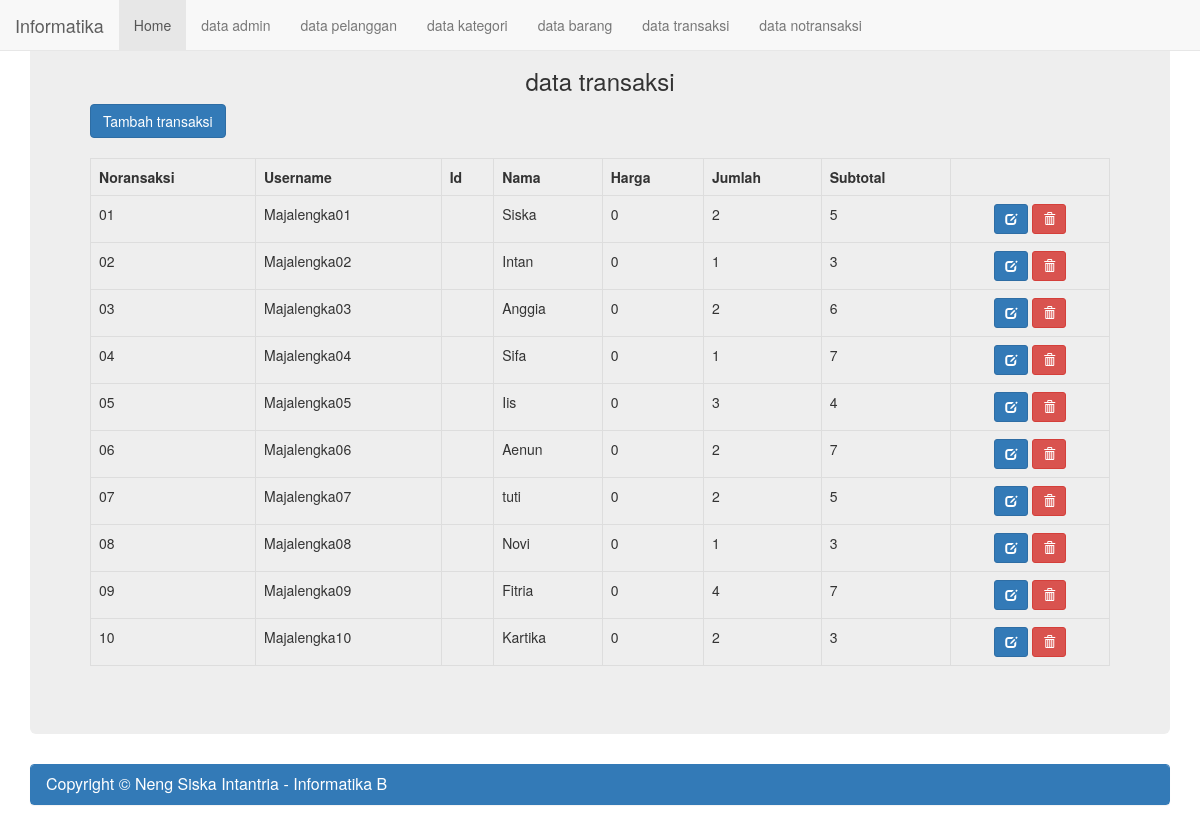
/db_toko_online/index.php?halaman=transaksi, run on the app's committed database.
### tables this page shows
CREATE TABLE IF NOT EXISTS `data_transaksi` (
  `Notransaksi` varchar(25) NOT NULL,
  `Username` varchar(20) NOT NULL,
  `Id_Transaksi` int(11) NOT NULL,
  `Nama` varchar(50) NOT NULL,
  `Harga` int(20) NOT NULL,
  `Jumlah` int(10) NOT NULL,
  `Subtotal` int(15) NOT NULL
);

### db_toko_online/transaksi.php (the view, shortened to what this page needs)
<?php
include("koneksi.php");
?>
<h3 align="center">data transaksi</h3>
<a href="?halaman=tambah transaksi" class="btn btn-primary" btn-sm">Tambah transaksi</a><br/><br />
<div class="table-responsive">
<table class="table table-bordered table-hover">
	<tr>
		<th>Noransaksi</th>
		<th>Username</th>
		<th>Id</th>
		<th>Nama</th>
		<th>Harga</th>
		<th>Jumlah</th>
		<th>Subtotal</th>
	</tr>
<?php
	$query=("SELECT * FROM data_transaksi");
	$lihat=mysqli_query($koneksi, $query) or die('Error, query failed. ' .mysqli_error());
	while($r=mysqli_fetch_array($lihat)){
?>
	<tr>
		<td><?php echo"$r[Notransaksi]";?></td>
		<td><?php echo"$r[Username]";?></td>
		<td><?php echo"$r[Id]";?></td>
		<td><?php echo"$r[Nama]";?></td>
		<td><?php echo"$r[Harga]";?></td>
		<td><?php echo"$r[Jumlah]";?></td>
		<td><?php echo"$r[Subtotal]";?></td>
		<td align="center">
			<a href="?halaman=transaksi_edit&id=<?php echo"$r[Notransaksi]";?>"title="Edit Data"
			class="btn btn-primary btn-sm"><span class="glyphicon glyphicon-edit" aria-hidden="true"></span></a>
			<a href="?halaman-transaksi_delete&id=<?php echo"$r[Username]";?>" title="Hapus Data"
			class="btn btn-danger btn-sm"><span class="glyphicon glyphicon-trash" aria-hidden="true"></span></a>
	</tr>
<?php
}?>
</table>
</div>

### data on the page
data_transaksi: Notransaksi "01", Username "Majalengka01", Nama "Siska", Harga "0", Jumlah "2", Subtotal "5"
data_transaksi: Notransaksi "02", Username "Majalengka02", Nama "Intan", Harga "0", Jumlah "1", Subtotal "3"
data_transaksi: Notransaksi "03", Username "Majalengka03", Nama "Anggia", Harga "0", Jumlah "2", Subtotal "6"
data_transaksi: Notransaksi "04", Username "Majalengka04", Nama "Sifa", Harga "0", Jumlah "1", Subtotal "7"
data_transaksi: Notransaksi "05", Username "Majalengka05", Nama "Iis", Harga "0", Jumlah "3", Subtotal "4"
data_transaksi: Notransaksi "06", Username "Majalengka06", Nama "Aenun", Harga "0", Jumlah "2", Subtotal "7"
data_transaksi: Notransaksi "07", Username "Majalengka07", Nama "tuti", Harga "0", Jumlah "2", Subtotal "5"
data_transaksi: Notransaksi "08", Username "Majalengka08", Nama "Novi", Harga "0", Jumlah "1", Subtotal "3"
data_transaksi: Notransaksi "09", Username "Majalengka09", Nama "Fitria", Harga "0", Jumlah "4", Subtotal "7"
data_transaksi: Notransaksi "10", Username "Majalengka10", Nama "Kartika", Harga "0", Jumlah "2", Subtotal "3"
